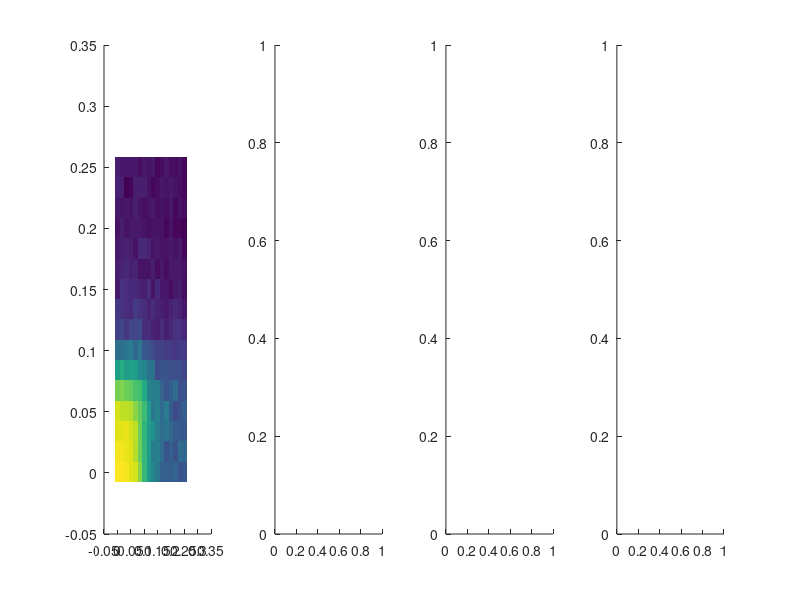

Source code (MATLAB): (Note: this script raises an error after producing the figure.)
% Load modelling results
load('./Results/Schaeffer214-Model/CTRL_block_var_noise_16x16_evals_ctrl.mat')


figure_handle = figure;

% 
for kk=1:4
    ax(kk) = subplot(1, 4, kk);
    hold(ax(kk), 'on')
end


% Get axis data and square to get variance info
% Variance in the hubs
vsh = unique(VSH).^2;
% Variance in the periphery
vsp = unique(VSP).^2;

title_str = {'connections: all', 'connections: h-h', 'connections: feeder', 'connections: p-p'};

% Get results for all type of connections
% All connections
r(1).map = reshape(median(r_ctrl_esc_afc.all_edges), size(VSH));
% Hub-Hub connections
r(2).map = reshape(median(r_ctrl_esc_afc.hub_edges), size(VSH));
% Feeder
r(3).map = reshape(median(r_ctrl_esc_afc.feed_edges), size(VSH));
% Periphery
r(4).map = reshape(median(r_ctrl_esc_afc.periphery_edges), size(VSH));

min_r_val = [];
max_r_val = [];

for kk=1:4
    min_r_val = [min_r_val min(r(kk).map)];
    max_r_val = [max_r_val max(r(kk).map)];
end

min_r_val = min(min_r_val);
max_r_val = max(max_r_val);


for kk=1:4
    ih(kk) = imagesc(ax(kk), vsh, vsp, r(kk).map);
    set(ax(kk), 'YDir', 'Normal')
    ax(kk).XLim = [min(vsh(:)) max(vsh(:))];
    ax(kk).YLim = [min(vsp(:)) max(vsp(:))];
    caxis(ax(kk), [0.2 0.95])
    axis(ax(kk), 'square')
    ax(kk).Title.String = title_str{kk};
    ax(kk).XLabel.String = 'Var[\sigma_H]';
    ax(kk).YLabel.String = 'Var[\sigma_P]';
    ch(kk) = colorbar(ax(kk));
    ch(kk).Location = 'SouthOutside';
    ch(kk).LineWidth = 1.5;    
end

% Plot identity line
line_color = {'k', 'w', 'k', 'w'};
for kk=1:4
    plot(ax(kk), vsh, vsp, 'color', line_color{kk}, 'linestyle', '-')
end

%% Plot the results for feeder locations
figure_handle_feeder = figure;
ax_f = subplot(1,1,1);

ih(5) = imagesc(ax_f, vsh, vsp, r(3).map);
set(ax_f, 'YDir', 'Normal')
ax_f.XLim = [min(vsh(:)) max(vsh(:))];
ax_f.YLim = [min(vsp(:)) max(vsp(:))];
caxis(ax_f, [0.2 0.95])
ax_f.Title.String = title_str{3};
ax_f.XLabel.String = 'Var[\sigma_H]';
ax_f.YLabel.String = 'Var[\sigma_P]';
axis square
hold(ax_f, 'on')
plot(ax_f, vsh, vsp, 'k')


ch_f = colorbar;
ch_f.LineWidth = 1.5;
ch_f.AxisLocationMode = 'manual';
ch_f.Position = [0.9301 0.2057 0.0106 0.6971];
